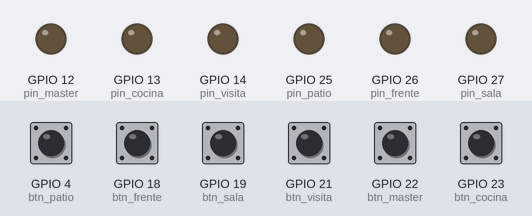
This sketch was run on a simulated ESP8266 (NodeMCU). Shown: output pins drawn as LEDs (lit = HIGH). Inputs (shaded band) come from the test bench; at power-on: GPIO 4 (btn_patio), GPIO 18 (btn_frente), GPIO 19 (btn_sala), GPIO 21 (btn_visita), GPIO 22 (btn_master), GPIO 23 (btn_cocina) LOW. WiFi joins after 1.5 s; servers stay silent unless stated; what the sketch prints to the serial monitor is not drawn.

Above: at 2.7 s.
2.8 s: GPIO 4 (btn_patio) pulled HIGH for 0.15 s
At 2.95 s:
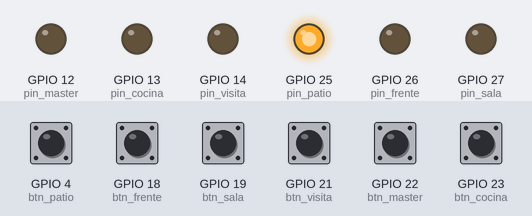
4.6 s: GPIO 18 (btn_frente) pulled HIGH for 0.15 s
At 4.75 s:
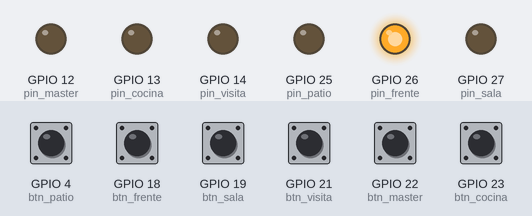
6.4 s: GPIO 19 (btn_sala) pulled HIGH for 0.15 s
At 6.55 s:
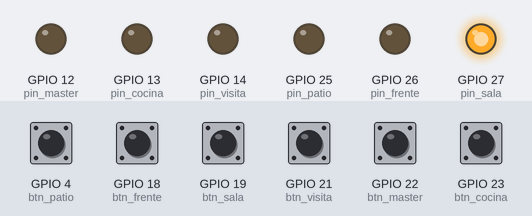
8.2 s: GPIO 21 (btn_visita) pulled HIGH for 0.15 s
At 8.35 s:
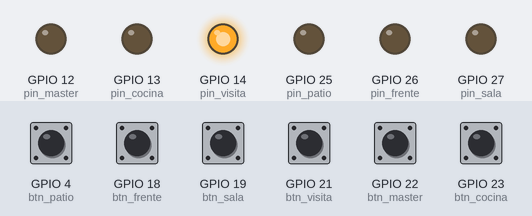
10.0 s: GPIO 22 (btn_master) pulled HIGH for 0.15 s
At 10.15 s:
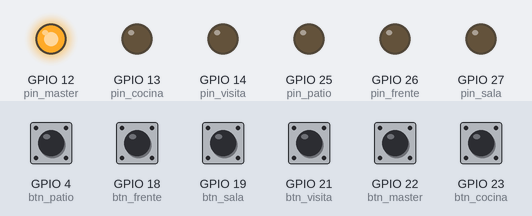
11.8 s: GPIO 23 (btn_cocina) pulled HIGH for 0.15 s
At 11.95 s:
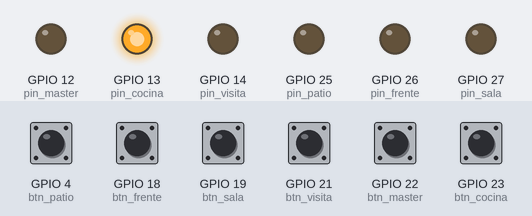
Timing chart, 0 to 14.6 s (numbered marks = the images above; inputs shaded):
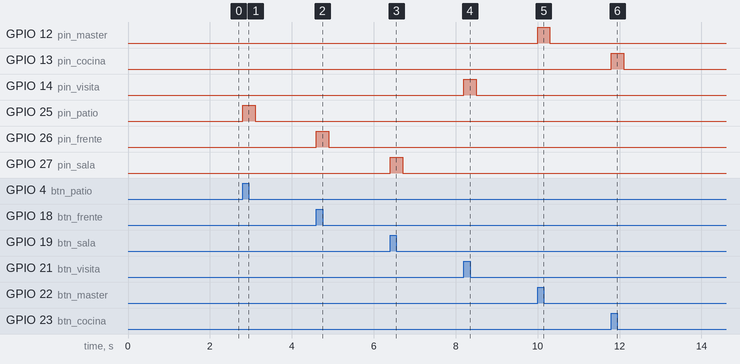

The sketch:

AlexaESP.ino
```cpp
#ifdef ARDUINO_ARCH_ESP32
#include <WiFi.h>
#else
#include <ESP8266WiFi.h>
#endif

#include <Espalexa.h>
#include <WiFiManager.h>


int pin_cocina = 13;        //1
int pin_master = 12;         //2
int pin_visita = 14;        //3
int pin_sala = 27;         //4
int pin_frente = 26;        //5
int pin_patio = 25;        //6

int btn_cocina = 23;
int btn_master = 22 ;
int btn_visita = 21;
int btn_sala = 19;
int btn_frente = 18;
int btn_patio = 4;

int last_cocina = 0;
int last_master = 0 ;
int last_visita = 0;
int last_sala = 0;
int last_frente = 0;
int last_patio = 0;


Espalexa alexita;

void FuncionCocina(uint8_t brightness);
void FuncionMaster(uint8_t brightness);
void FuncionVisita(uint8_t brightness);
void FuncionSala(uint8_t brightness);
void FuncionFrente(uint8_t brightness);
void FuncionPatio(uint8_t brightness);

int FuncionCambioFisicoLuces(int ambiente , int luz, int ultimateState, int device);

void setup() {
  Serial.begin(115200);
  WiFiManager wm;
  pinMode(pin_cocina, OUTPUT);
  pinMode(pin_master, OUTPUT);
  pinMode(pin_visita, OUTPUT);
  pinMode(pin_sala, OUTPUT);
  pinMode(pin_frente, OUTPUT);
  pinMode(pin_patio, OUTPUT);

  pinMode(btn_cocina, INPUT_PULLDOWN);
  pinMode(btn_master, INPUT_PULLDOWN);
  pinMode(btn_visita, INPUT_PULLDOWN);
  pinMode(btn_sala, INPUT_PULLDOWN);
  pinMode(btn_frente, INPUT_PULLDOWN);
  pinMode(btn_patio, INPUT_PULLDOWN);

   bool res;
     res = wm.autoConnect(); // auto generated AP name from chipid
    if(!res) {
        Serial.println("Failed to connect");
    }
    else {
        Serial.println("connected...yeey :)");
          Serial.print("IP address: ");
          Serial.println(WiFi.localIP());
          alexita.addDevice("cocina", FuncionCocina);
          alexita.addDevice("master", FuncionMaster);
          alexita.addDevice("visita", FuncionVisita);
          alexita.addDevice("Sala", FuncionSala);
          alexita.addDevice("frente", FuncionFrente);
  alexita.addDevice("patio", FuncionPatio);
  alexita.begin();
    }

}

void loop() {
  alexita.loop();
  delay(1);

  last_cocina = FuncionCambioFisicoLuces(btn_cocina ,pin_cocina, last_cocina , 0);
  last_master = FuncionCambioFisicoLuces(btn_master ,pin_master, last_master , 1);
  last_visita = FuncionCambioFisicoLuces(btn_visita ,pin_visita, last_visita , 2);
  last_sala = FuncionCambioFisicoLuces(btn_sala ,pin_sala, last_sala , 3);
  last_frente = FuncionCambioFisicoLuces(btn_frente ,pin_frente, last_frente , 4);
  last_patio = FuncionCambioFisicoLuces(btn_patio ,pin_patio, last_patio , 5);

}


void FuncionCocina(uint8_t brightness){
   if (brightness) {digitalWrite(pin_cocina, 1);}
  else { digitalWrite(pin_cocina, 0); }}


void FuncionMaster(uint8_t brightness){
  if (brightness) { digitalWrite(pin_master, 1);}
  else {digitalWrite(pin_master, 0); }}

void FuncionVisita(uint8_t brightness){
  if (brightness) {digitalWrite(pin_visita, 1);}
  else {digitalWrite(pin_visita, 0);}}

void FuncionSala(uint8_t brightness){
  if (brightness) {digitalWrite(pin_sala, 1);}
  else {digitalWrite(pin_sala, 0);}}

void FuncionFrente(uint8_t brightness){
  if (brightness) { digitalWrite(pin_frente, 1); }
  else {digitalWrite(pin_frente, 0);}}

void FuncionPatio(uint8_t brightness){
  if (brightness) {digitalWrite(pin_patio, 1);}
  else {digitalWrite(pin_patio, 0); }}

int FuncionCambioFisicoLuces(int ambiente , int luz, int ultimateState, int device){
    if(digitalRead(ambiente) != ultimateState){
        EspalexaDevice* foco = alexita.getDevice(device);
        int Nivel = foco->getValue();
        int valor = Nivel > 0 ? 1 : 0;
            if(valor == 1){
                  digitalWrite(luz, LOW);
                  foco->setPercent(0);
                  delay(300);
                  return 0;
              }else {
                  digitalWrite(luz, HIGH);
                  foco->setPercent(255);
                  delay(300);
                  return 1;
                }
      }else {
        return ultimateState;
      }
}
```

Measured:
- after the input at 2.8 s, GPIO 25 (pin_patio): LOW → HIGH at once, → LOW 0.30 s later
- after the input at 4.6 s, GPIO 26 (pin_frente): LOW → HIGH at once, → LOW 0.30 s later
- after the input at 6.4 s, GPIO 27 (pin_sala): LOW → HIGH at once, → LOW 0.30 s later
- after the input at 8.2 s, GPIO 14 (pin_visita): LOW → HIGH at once, → LOW 0.30 s later
- after the input at 10.0 s, GPIO 12 (pin_master): LOW → HIGH at once, → LOW 0.30 s later
- after the input at 11.8 s, GPIO 13 (pin_cocina): LOW → HIGH at once, → LOW 0.30 s later
